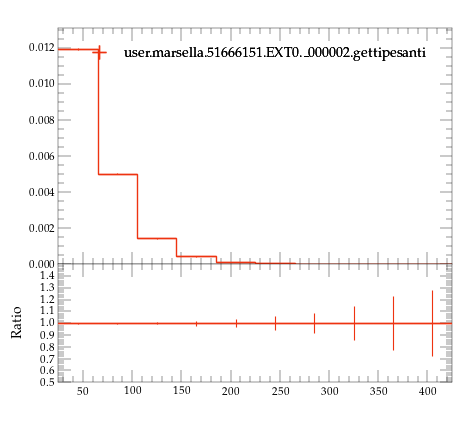

Source code (Python):
#! /usr/bin/env python

# This Python script was auto-generated using YODA v2.0.2.
# Analysis object: /MC_HFDECAYS/B0S_pT
# Timestamp: 24-07-2026 (16:40:04)

import matplotlib as mpl
import matplotlib.pyplot as plt
mpl.use('Agg') # comment out for interactive use
import os
import numpy as np

plotDir = os.path.split(os.path.realpath(__file__))[0]
if 'YODA_USER_PLOT_PATH' in globals():
    plot_outdir = globals()['YODA_USER_PLOT_PATH']
else:
    plot_outdir = plotDir

#plot style
plt.style.use(os.path.join(plotDir, '../default.mplstyle'))
# plot metadata
figW, figH = plt.rcParams['figure.figsize']
ax_xLabel = r''
ax_yLabel = r''
ax_title  = r''
ax_xScale = 'linear'
ax_yScale = 'linear'
xLims = (25.0, 425.0)
yLims = (0.0, 0.013111164)

# TeX-friendly labels for the legend
labels = {
    'legend' : ([ r"user.marsella.51666151.EXT0.\_000002.gettipesanti" ], r""),
}

# Adjust canvas width and height
canvasW = 10.0
canvasH = 9.0
figW *= canvasW/10.
figH *= canvasH/9.

# Create figure and axis objects
fig, (ax, ratio0_ax) = plt.subplots(2, 1, sharex=True,
                  figsize=(figW,figH), gridspec_kw={'height_ratios': (6.0, 3.0)})

# Set figure margins
plt.subplots_adjust(
    left   = 1.0 * plt.rcParams['figure.subplot.left'],
    right  = 1.0 * plt.rcParams['figure.subplot.right'],
    top    = 1.0 * plt.rcParams['figure.subplot.top'],
    bottom = 1.0 * plt.rcParams['figure.subplot.bottom'])

ratio0_ax.yaxis.set_major_locator(mpl.ticker.MultipleLocator(0.1))
ratio0_ax.set_ylim(0.5, 1.4999)
ratio0_ax.set_ylabel('Ratio')

# the numerical data is stored in a separate file
dataf = dict()
prefix = os.path.split(__file__)[0]
if prefix:    prefix = prefix + '/'
exec(open(prefix+'B0S_pT__data.py').read(), dataf)


legend_handles = dict() # keep track of handles for the legend

# style options for curves
# starts at zorder>=5 to draw curve on top of legend
styles = {
  'user.marsella.51666151.EXT0._000002.gettipesanti.yoda.gz': {
    'color' : '#EE3311',
    'linestyle' : '-',
    'linewidth' : 1,
    'marker' : 'none',
    'markersize' : 2,
    'capsize' : 0.0,
    'zorder' : 5,
    'histstyle' : 1,
    'drawstyle' : 'steps-pre',
    'xerrorbars' : 1,
    'yerrorbars' : 1,
    'fillcolor' : None,
    'fillopacity' : 1.0,
    'ratio0_linestyle' : '-',
    'ratio0_linewidth' : 1,
    'ratio0_marker' : 'none',
    'ratio0_markersize' : 2,
    'ratio0_capsize' : 0.0,
    'ratio0_zorder' : 5,
    'ratio0_histstyle' : 1,
    'ratio0_drawstyle' : 'steps-pre',
    'ratio0_xerrorbars' : 1,
    'ratio0_yerrorbars' : 1,
  },
}

# curve from input yoda files in main panel
for label, yvals in dataf['yvals'].items():
    if all(np.isnan(v) for v in dataf['yvals'][label]):
        continue
    tmp = None
    if styles[label]['histstyle']: # draw as histogram
        xpos = dataf['xedges'][label] if styles[label]['drawstyle'] else dataf['xpoints'][label]
        ypos = np.insert(yvals, 0, yvals[0]) if styles[label]['drawstyle'] else yvals
        if styles[label]['fillcolor']: # fill area below curve
            ax.fill_between(xpos, ypos, step='pre',
                            color=styles[label]['fillcolor'],
                            alpha=styles[label]['fillopacity'])
        tmp, = ax.plot(xpos, ypos,
                       color=styles[label]['color'],
                       linestyle=styles[label]['linestyle'],
                       linewidth=styles[label]['linewidth'],
                       drawstyle=styles[label]['drawstyle'], solid_joinstyle='miter',
                       zorder=styles[label]['zorder'], label=label)
    tmp = ax.errorbar(dataf['xpoints'][label], yvals,
                      xerr=np.array(dataf['xerrs'][label])*styles[label]['xerrorbars'],
                      yerr=np.array(dataf['yerrs'][label])*styles[label]['yerrorbars'],
                      fmt=styles[label]['marker'], capsize=styles[label]['capsize'],
                      markersize=styles[label]['markersize'],
                      ecolor=styles[label]['color'],
                      color=styles[label]['color'], zorder=styles[label]['zorder'])
    tmp[-1][0].set_linestyle(styles[label]['linestyle'])
    tmp[-1][0].set_linewidth(styles[label]['linewidth'])
    if label in dataf['add_legend_handle']:  legend_handles[label] = tmp
    for varLabel in dataf['variation_yvals'].keys():
        if varLabel.startswith(label):
            tmp, = ax.plot(dataf['xedges'][label], dataf['variation_yvals'][varLabel],
                           color=styles[label]['color'],
                           linestyle=styles[label]['linestyle'],
                           linewidth=styles[label]['linewidth'],
                           drawstyle='steps-pre', solid_joinstyle='miter',
                           zorder=styles[label]['zorder'], alpha=0.5)


# plots on ratio panel
# curve from input yoda files in ratio panel
for label, yvals in dataf['ratio0_yvals'].items():
    if all(np.isnan(v) for v in yvals):
        continue
    if styles[label]['ratio0_histstyle']: # plot as histogram
        xpos = dataf['xedges']['user.marsella.51666151.EXT0._000002.gettipesanti.yoda.gz'] if styles[label]['ratio0_drawstyle'] else dataf['xpoints']['user.marsella.51666151.EXT0._000002.gettipesanti.yoda.gz']
        ypos = np.insert(yvals, 0, yvals[0]) if styles[label]['ratio0_drawstyle'] else yvals
        ratio0_ax.plot(xpos, ypos,
                       color=styles[label]['color'],
                       linewidth=styles[label]['linewidth'],
                       linestyle=styles[label]['ratio0_linestyle'],
                       drawstyle=styles[label]['ratio0_drawstyle'], zorder=styles[label]['zorder'],
                       solid_joinstyle='miter')
    tmp = ratio0_ax.errorbar(dataf['xpoints']['user.marsella.51666151.EXT0._000002.gettipesanti.yoda.gz'], yvals,
                             xerr=np.array(dataf['ref_xerrs'])*styles[label]['ratio0_xerrorbars'],
                             yerr=np.array(dataf['ratio0_yerrs'][label])*styles[label]['ratio0_yerrorbars'],
                             fmt=styles[label]['ratio0_marker'], capsize=styles[label]['ratio0_capsize'],
                             markersize=styles[label]['ratio0_markersize'],
                             ecolor=styles[label]['color'],
                             color=styles[label]['color'])
    tmp[-1][0].set_linestyle(styles[label]['ratio0_linestyle'])
    tmp[-1][0].set_linewidth(styles[label]['ratio0_linewidth'])

    for varlabel in dataf['ratio0_variation_vals'].keys():
        if varlabel.startswith(label):
            ratio0_ax.plot(dataf['xedges']['user.marsella.51666151.EXT0._000002.gettipesanti.yoda.gz'],
                            dataf['ratio0_variation_vals'][varlabel],
                            color=styles[label]['color'],
                            linestyle=styles[label]['linestyle'],
                            linewidth=styles[label]['linewidth'],
                            drawstyle='steps-pre', solid_joinstyle='miter',
                            zorder=1, alpha=0.5)

legend_items = list(legend_handles.values())
ax.add_artist(ax.legend(legend_items,
                        labels['legend'][0],
                        title=labels['legend'][1],
                        alignment='left',
                        loc='upper center',
                        bbox_to_anchor=(0.5, 0.97)))

# set plot metadata as defined above
ratio0_ax.set_xlabel(ax_xLabel)
ratio0_ax.xaxis.set_label_coords(1., -0.15)
ax.set_ylabel(ax_yLabel, ha='right', va='top')
ax.yaxis.set_label_coords(-0.11, 1.0)
ax.set_title(ax_title, loc='left')
ax.set_xscale(ax_xScale)
ax.set_yscale(ax_yScale)
ax.set_xlim(xLims)
ax.set_ylim(yLims)

# tick formatting
plt.rcParams['xtick.top'] = True
plt.rcParams['ytick.right'] = True
fig.align_ylabels((ax, ratio0_ax))
plt.savefig(os.path.join(plot_outdir, 'B0S_pT.pdf'), format='PDF')
plt.savefig(os.path.join(plot_outdir, 'B0S_pT.png'), format='PNG')

plt.close(fig)
